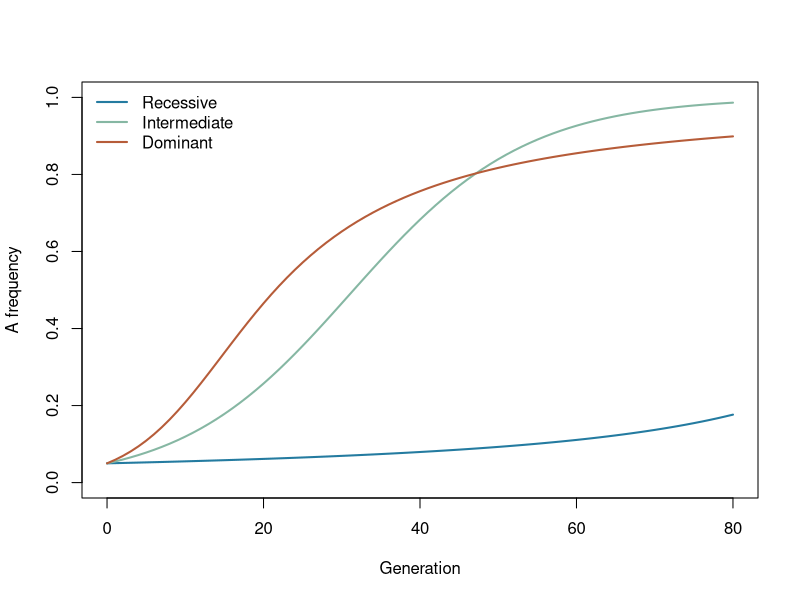
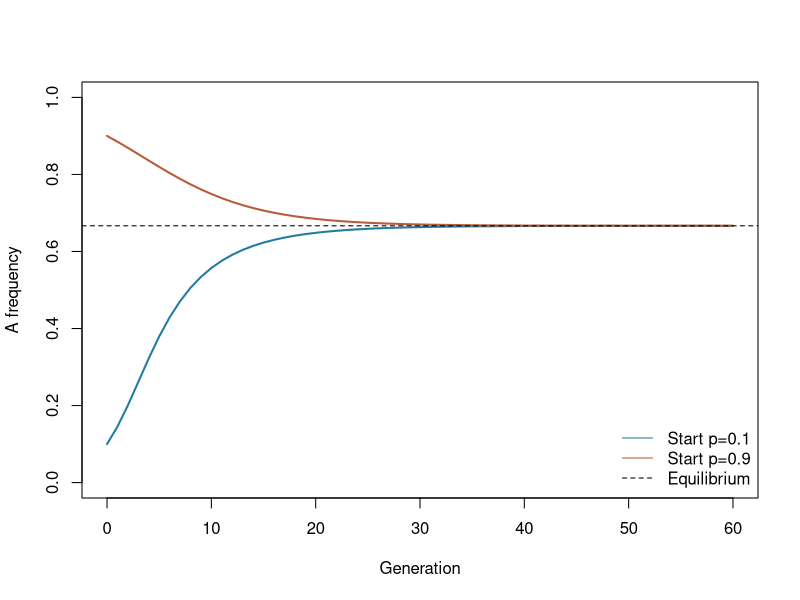
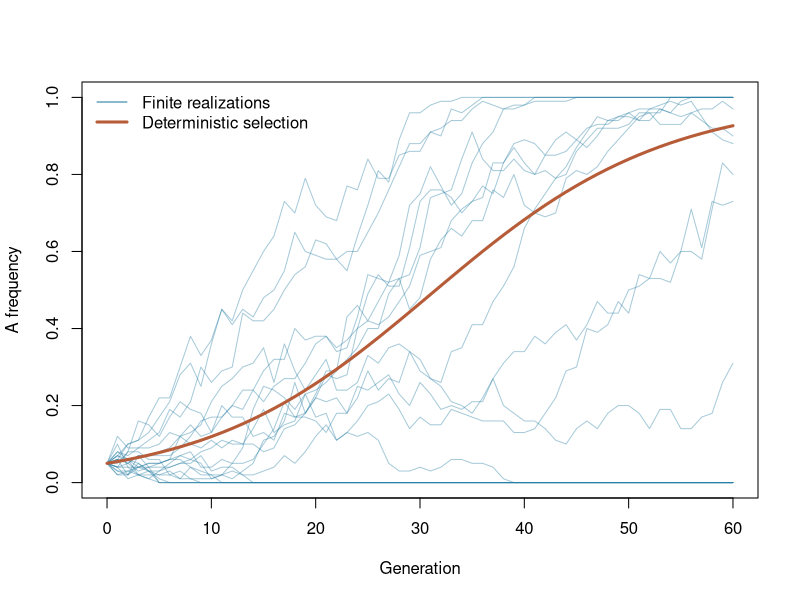

R code for these plots, in order:
## ---- chunk 1
#| label: selection-step
selection_step <- function(p,fitness) {
  stopifnot(length(p)==1L,is.finite(p),p>=0,p<=1,
            identical(names(fitness),c("AA","Aa","aa")),
            all(is.finite(fitness)),all(fitness>=0))
  zygotes <- c(AA=p^2,Aa=2*p*(1-p),aa=(1-p)^2)
  contribution <- zygotes*fitness
  mean_fitness <- sum(contribution)
  stopifnot(mean_fitness>0)
  selected <- contribution/mean_fitness
  list(p_next=unname(selected["AA"]+selected["Aa"]/2),
       mean_fitness=mean_fitness,zygotes=zygotes,selected=selected)
}
fitness <- c(AA=1.2,Aa=1.1,aa=1)
step <- selection_step(.5,fitness)
knitr::kable(rbind(Before_selection=step$zygotes,
                   Selected_contributions=step$selected),digits=4)
step$p_next
stopifnot(abs(step$p_next-23/44)<1e-12,
          abs(selection_step(.3,c(AA=1,Aa=1,aa=1))$p_next-.3)<1e-12,
          abs(selection_step(.5,10*fitness)$p_next-step$p_next)<1e-12)
## ---- chunk 2
#| label: dominance-trajectories
selection_trajectory <- function(p0,fitness,generations) {
  p <- numeric(generations+1L)
  p[1] <- p0
  for(t in seq_len(generations)) p[t+1L] <- selection_step(p[t],fitness)$p_next
  p
}
s <- .2
h_values <- c(Recessive=0,Intermediate=.5,Dominant=1)
fitness_models <- lapply(h_values,function(h) c(AA=1+s,Aa=1+h*s,aa=1))
trajectories <- vapply(fitness_models,function(w) selection_trajectory(.05,w,80),
                       numeric(81))
## ---- chunk 3
#| label: fig-dominance-selection
#| fig-cap: "Deterministic selection trajectories from A frequency 0.05 at three fitness-dominance assumptions."
matplot(0:80,trajectories,type="l",lty=1,lwd=2,ylim=c(0,1),
        col=c("#247BA0","#86B7A3","#B65C39"),
        xlab="Generation",ylab="A frequency")
legend("topleft",colnames(trajectories),lty=1,lwd=2,
       col=c("#247BA0","#86B7A3","#B65C39"),bty="n")
## ---- chunk 4
#| label: balancing-selection
s_loss <- .2
t_loss <- .4
balanced_fitness <- c(AA=1-s_loss,Aa=1,aa=1-t_loss)
p_star <- t_loss/(s_loss+t_loss)
starts <- c(.1,.9)
balanced_paths <- vapply(starts,function(p) {
  selection_trajectory(p,balanced_fitness,60)
},numeric(61))
stopifnot(abs(selection_step(p_star,balanced_fitness)$p_next-p_star)<1e-12,
          selection_step(.1,balanced_fitness)$p_next>.1,
          selection_step(.9,balanced_fitness)$p_next<.9)
p_star
## ---- chunk 5
#| label: fig-balanced-selection
#| fig-cap: "Two deterministic trajectories approaching the heterozygote-advantage equilibrium under supplied fitnesses."
matplot(0:60,balanced_paths,type="l",lty=1,lwd=2,ylim=c(0,1),
        col=c("#247BA0","#B65C39"),xlab="Generation",ylab="A frequency")
abline(h=p_star,lty=2)
legend("bottomright",c("Start p=0.1","Start p=0.9","Equilibrium"),
       col=c("#247BA0","#B65C39","black"),lty=c(1,1,2),bty="n")
## ---- chunk 6
#| label: selection-and-drift
selected_drift_trajectory <- function(N,p0,fitness,generations) {
  stopifnot(N>=1,N==as.integer(N),generations>=0,
            generations==as.integer(generations))
  p <- numeric(generations+1L)
  p[1] <- p0
  for(t in seq_len(generations)) {
    p_selected <- selection_step(p[t],fitness)$p_next
    p[t+1L] <- rbinom(1,2*N,p_selected)/(2*N)
  }
  p
}
set.seed(20261009)
N <- 50L
w <- fitness_models$Intermediate
selected_paths <- replicate(20,selected_drift_trajectory(N,.05,w,60))
deterministic <- selection_trajectory(.05,w,60)
stopifnot(all(selected_paths>=0 & selected_paths<=1))
## ---- chunk 7
#| label: fig-selected-drift
#| fig-cap: "Twenty seeded selection-plus-drift trajectories and the deterministic selection path; the deterministic line is not the exact mean of the stochastic model."
matplot(0:60,selected_paths,type="l",lty=1,ylim=c(0,1),
        col=adjustcolor("#247BA0",alpha.f=.4),
        xlab="Generation",ylab="A frequency")
lines(0:60,deterministic,col="#B65C39",lwd=3)
legend("topleft",c("Finite realizations","Deterministic selection"),
       col=c("#247BA0","#B65C39"),lty=1,lwd=c(1,3),bty="n")
final <- selected_paths[nrow(selected_paths),]
c(A_lost=sum(final==0),A_fixed=sum(final==1),
  segregating=sum(final>0 & final<1))
## ---- chunk 8
selection_step(.4,c(AA=2,Aa=2,aa=2))$p_next
reversed_fitness <- setNames(unname(fitness[c("aa","Aa","AA")]),
                             c("AA","Aa","aa"))
stopifnot(abs(selection_step(.7,reversed_fitness)$p_next-
               (1-selection_step(.3,fitness)$p_next))<1e-12)
example_equilibrium <- .1/(.3+.1)
stopifnot(abs(selection_step(example_equilibrium,c(AA=.7,Aa=1,aa=.9))$p_next-
               example_equilibrium)<1e-12)
example_equilibrium
